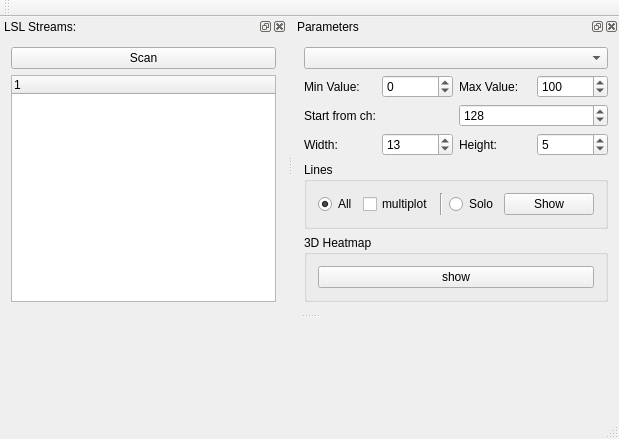
<?xml version="1.0" encoding="UTF-8"?>
<ui version="4.0">
 <class>MainWindow</class>
 <widget class="QMainWindow" name="MainWindow">
  <property name="geometry">
   <rect>
    <x>0</x>
    <y>0</y>
    <width>619</width>
    <height>439</height>
   </rect>
  </property>
  <property name="windowTitle">
   <string>MainWindow</string>
  </property>
  <widget class="QWidget" name="centralWidget">
   <property name="sizePolicy">
    <sizepolicy hsizetype="Expanding" vsizetype="Expanding">
     <horstretch>0</horstretch>
     <verstretch>0</verstretch>
    </sizepolicy>
   </property>
  </widget>
  <widget class="QMenuBar" name="menuBar">
   <property name="geometry">
    <rect>
     <x>0</x>
     <y>0</y>
     <width>619</width>
     <height>22</height>
    </rect>
   </property>
  </widget>
  <widget class="QToolBar" name="mainToolBar">
   <attribute name="toolBarArea">
    <enum>TopToolBarArea</enum>
   </attribute>
   <attribute name="toolBarBreak">
    <bool>false</bool>
   </attribute>
  </widget>
  <widget class="QStatusBar" name="statusBar"/>
  <widget class="QDockWidget" name="dockWidget_3">
   <property name="sizePolicy">
    <sizepolicy hsizetype="Preferred" vsizetype="Preferred">
     <horstretch>0</horstretch>
     <verstretch>0</verstretch>
    </sizepolicy>
   </property>
   <property name="floating">
    <bool>false</bool>
   </property>
   <property name="windowTitle">
    <string>LSL Streams:</string>
   </property>
   <attribute name="dockWidgetArea">
    <number>4</number>
   </attribute>
   <widget class="QWidget" name="dockWidgetContents_3">
    <layout class="QGridLayout" name="gridLayout_7">
     <item row="0" column="0">
      <widget class="QPushButton" name="pushButton_scanStream">
       <property name="text">
        <string>Scan</string>
       </property>
      </widget>
     </item>
     <item row="1" column="0">
      <widget class="QTreeWidget" name="treeWidget_streams">
       <column>
        <property name="text">
         <string notr="true">1</string>
        </property>
       </column>
      </widget>
     </item>
    </layout>
   </widget>
  </widget>
  <widget class="QDockWidget" name="dockWidget">
   <property name="sizePolicy">
    <sizepolicy hsizetype="Preferred" vsizetype="Minimum">
     <horstretch>0</horstretch>
     <verstretch>0</verstretch>
    </sizepolicy>
   </property>
   <property name="windowTitle">
    <string>Parameters</string>
   </property>
   <attribute name="dockWidgetArea">
    <number>4</number>
   </attribute>
   <widget class="QWidget" name="dockWidgetContents">
    <layout class="QGridLayout" name="gridLayout_3">
     <item row="0" column="0">
      <layout class="QHBoxLayout" name="horizontalLayout">
       <item>
        <layout class="QGridLayout" name="gridLayout_4">
         <item row="0" column="0">
          <widget class="QComboBox" name="comboBox_stream">
           <property name="sizePolicy">
            <sizepolicy hsizetype="Preferred" vsizetype="Fixed">
             <horstretch>0</horstretch>
             <verstretch>0</verstretch>
            </sizepolicy>
           </property>
          </widget>
         </item>
         <item row="1" column="0">
          <layout class="QHBoxLayout" name="horizontalLayout_8">
           <item>
            <widget class="QLabel" name="label_13">
             <property name="sizePolicy">
              <sizepolicy hsizetype="Preferred" vsizetype="Preferred">
               <horstretch>0</horstretch>
               <verstretch>0</verstretch>
              </sizepolicy>
             </property>
             <property name="text">
              <string>Min Value:</string>
             </property>
            </widget>
           </item>
           <item>
            <widget class="QSpinBox" name="spinBox_minVal">
             <property name="sizePolicy">
              <sizepolicy hsizetype="Preferred" vsizetype="Fixed">
               <horstretch>0</horstretch>
               <verstretch>0</verstretch>
              </sizepolicy>
             </property>
             <property name="minimum">
              <number>-32000</number>
             </property>
             <property name="maximum">
              <number>64000</number>
             </property>
             <property name="value">
              <number>0</number>
             </property>
            </widget>
           </item>
           <item>
            <widget class="QLabel" name="label_17">
             <property name="sizePolicy">
              <sizepolicy hsizetype="Preferred" vsizetype="Preferred">
               <horstretch>0</horstretch>
               <verstretch>0</verstretch>
              </sizepolicy>
             </property>
             <property name="text">
              <string>Max Value:</string>
             </property>
            </widget>
           </item>
           <item>
            <widget class="QSpinBox" name="spinBox_maxVal">
             <property name="sizePolicy">
              <sizepolicy hsizetype="Preferred" vsizetype="Fixed">
               <horstretch>0</horstretch>
               <verstretch>0</verstretch>
              </sizepolicy>
             </property>
             <property name="minimum">
              <number>-32000</number>
             </property>
             <property name="maximum">
              <number>64000</number>
             </property>
             <property name="value">
              <number>100</number>
             </property>
            </widget>
           </item>
          </layout>
         </item>
         <item row="2" column="0">
          <layout class="QHBoxLayout" name="horizontalLayout_20">
           <item>
            <widget class="QLabel" name="label_31">
             <property name="sizePolicy">
              <sizepolicy hsizetype="Preferred" vsizetype="Preferred">
               <horstretch>0</horstretch>
               <verstretch>0</verstretch>
              </sizepolicy>
             </property>
             <property name="text">
              <string>Start from ch: </string>
             </property>
             <property name="alignment">
              <set>Qt::AlignLeading|Qt::AlignLeft|Qt::AlignVCenter</set>
             </property>
            </widget>
           </item>
           <item>
            <widget class="QSpinBox" name="spinBox_heatmapChmin">
             <property name="sizePolicy">
              <sizepolicy hsizetype="Preferred" vsizetype="Fixed">
               <horstretch>0</horstretch>
               <verstretch>0</verstretch>
              </sizepolicy>
             </property>
             <property name="maximum">
              <number>1000</number>
             </property>
             <property name="value">
              <number>128</number>
             </property>
            </widget>
           </item>
          </layout>
         </item>
         <item row="3" column="0">
          <layout class="QHBoxLayout" name="horizontalLayout_7">
           <item>
            <widget class="QLabel" name="label_12">
             <property name="sizePolicy">
              <sizepolicy hsizetype="Preferred" vsizetype="Preferred">
               <horstretch>0</horstretch>
               <verstretch>0</verstretch>
              </sizepolicy>
             </property>
             <property name="text">
              <string>Width:</string>
             </property>
            </widget>
           </item>
           <item>
            <widget class="QSpinBox" name="spinBox_heatmapHeight">
             <property name="sizePolicy">
              <sizepolicy hsizetype="Preferred" vsizetype="Fixed">
               <horstretch>0</horstretch>
               <verstretch>0</verstretch>
              </sizepolicy>
             </property>
             <property name="maximum">
              <number>1000</number>
             </property>
             <property name="value">
              <number>13</number>
             </property>
            </widget>
           </item>
           <item>
            <widget class="QLabel" name="label_16">
             <property name="sizePolicy">
              <sizepolicy hsizetype="Preferred" vsizetype="Preferred">
               <horstretch>0</horstretch>
               <verstretch>0</verstretch>
              </sizepolicy>
             </property>
             <property name="text">
              <string>Height:</string>
             </property>
            </widget>
           </item>
           <item>
            <widget class="QSpinBox" name="spinBox_heatmapWidth">
             <property name="sizePolicy">
              <sizepolicy hsizetype="Preferred" vsizetype="Fixed">
               <horstretch>0</horstretch>
               <verstretch>0</verstretch>
              </sizepolicy>
             </property>
             <property name="maximum">
              <number>1000</number>
             </property>
             <property name="value">
              <number>5</number>
             </property>
            </widget>
           </item>
          </layout>
         </item>
         <item row="4" column="0">
          <widget class="QGroupBox" name="groupBox_2D">
           <property name="sizePolicy">
            <sizepolicy hsizetype="Preferred" vsizetype="Preferred">
             <horstretch>0</horstretch>
             <verstretch>0</verstretch>
            </sizepolicy>
           </property>
           <property name="title">
            <string>Lines</string>
           </property>
           <property name="flat">
            <bool>false</bool>
           </property>
           <property name="checkable">
            <bool>false</bool>
           </property>
           <layout class="QGridLayout" name="gridLayout_2">
            <item row="0" column="2">
             <widget class="QPushButton" name="pushButton_plot_line">
              <property name="enabled">
               <bool>true</bool>
              </property>
              <property name="sizePolicy">
               <sizepolicy hsizetype="Preferred" vsizetype="Fixed">
                <horstretch>0</horstretch>
                <verstretch>0</verstretch>
               </sizepolicy>
              </property>
              <property name="text">
               <string>Show</string>
              </property>
             </widget>
            </item>
            <item row="0" column="0" colspan="2">
             <layout class="QHBoxLayout" name="horizontalLayout_6">
              <item>
               <widget class="QRadioButton" name="radioButton_all">
                <property name="sizePolicy">
                 <sizepolicy hsizetype="Preferred" vsizetype="Fixed">
                  <horstretch>0</horstretch>
                  <verstretch>0</verstretch>
                 </sizepolicy>
                </property>
                <property name="text">
                 <string>All</string>
                </property>
                <property name="checked">
                 <bool>true</bool>
                </property>
               </widget>
              </item>
              <item>
               <widget class="QCheckBox" name="checkBox">
                <property name="text">
                 <string>multiplot</string>
                </property>
               </widget>
              </item>
              <item>
               <widget class="Line" name="line">
                <property name="orientation">
                 <enum>Qt::Vertical</enum>
                </property>
               </widget>
              </item>
              <item>
               <widget class="QRadioButton" name="radioButton_solo">
                <property name="sizePolicy">
                 <sizepolicy hsizetype="Preferred" vsizetype="Fixed">
                  <horstretch>0</horstretch>
                  <verstretch>0</verstretch>
                 </sizepolicy>
                </property>
                <property name="text">
                 <string>Solo</string>
                </property>
               </widget>
              </item>
             </layout>
            </item>
           </layout>
          </widget>
         </item>
         <item row="5" column="0">
          <widget class="QGroupBox" name="groupBox_3D">
           <property name="sizePolicy">
            <sizepolicy hsizetype="Preferred" vsizetype="Preferred">
             <horstretch>0</horstretch>
             <verstretch>0</verstretch>
            </sizepolicy>
           </property>
           <property name="title">
            <string>3D Heatmap</string>
           </property>
           <property name="checkable">
            <bool>false</bool>
           </property>
           <layout class="QGridLayout" name="gridLayout">
            <item row="0" column="0">
             <widget class="QPushButton" name="pushButton_plot_heatmap">
              <property name="enabled">
               <bool>true</bool>
              </property>
              <property name="sizePolicy">
               <sizepolicy hsizetype="Preferred" vsizetype="Fixed">
                <horstretch>0</horstretch>
                <verstretch>0</verstretch>
               </sizepolicy>
              </property>
              <property name="text">
               <string>show</string>
              </property>
             </widget>
            </item>
           </layout>
          </widget>
         </item>
        </layout>
       </item>
      </layout>
     </item>
    </layout>
   </widget>
  </widget>
 </widget>
 <layoutdefault spacing="6" margin="11"/>
 <resources/>
 <connections/>
</ui>
